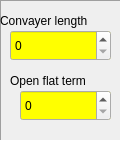
   <widget class="QFrame" name="frame_5">
    <property name="geometry">
     <rect>
      <x>340</x>
      <y>30</y>
      <width>121</width>
      <height>141</height>
     </rect>
    </property>
    <property name="frameShape">
     <enum>QFrame::Panel</enum>
    </property>
    <property name="frameShadow">
     <enum>QFrame::Sunken</enum>
    </property>
    <widget class="QLabel" name="label_21">
     <property name="geometry">
      <rect>
       <x>0</x>
       <y>10</y>
       <width>131</width>
       <height>21</height>
      </rect>
     </property>
     <property name="text">
      <string>Convayer length</string>
     </property>
    </widget>
    <widget class="QSpinBox" name="spinBoxConveyerLength">
     <property name="geometry">
      <rect>
       <x>10</x>
       <y>30</y>
       <width>101</width>
       <height>31</height>
      </rect>
     </property>
     <property name="palette">
      <palette>
       <active>
        <colorrole role="Base">
         <brush brushstyle="SolidPattern">
          <color alpha="255">
           <red>255</red>
           <green>255</green>
           <blue>0</blue>
          </color>
         </brush>
        </colorrole>
       </active>
       <inactive>
        <colorrole role="Base">
         <brush brushstyle="SolidPattern">
          <color alpha="255">
           <red>255</red>
           <green>255</green>
           <blue>0</blue>
          </color>
         </brush>
        </colorrole>
       </inactive>
       <disabled>
        <colorrole role="Base">
         <brush brushstyle="SolidPattern">
          <color alpha="255">
           <red>240</red>
           <green>240</green>
           <blue>240</blue>
          </color>
         </brush>
        </colorrole>
       </disabled>
      </palette>
     </property>
     <property name="autoFillBackground">
      <bool>true</bool>
     </property>
     <property name="maximum">
      <number>65535</number>
     </property>
    </widget>
    <widget class="QLabel" name="label_22">
     <property name="geometry">
      <rect>
       <x>10</x>
       <y>70</y>
       <width>121</width>
       <height>21</height>
      </rect>
     </property>
     <property name="text">
      <string>Open flat term</string>
     </property>
    </widget>
    <widget class="QSpinBox" name="spinBoxGateOpenTerm">
     <property name="geometry">
      <rect>
       <x>20</x>
       <y>90</y>
       <width>91</width>
       <height>31</height>
      </rect>
     </property>
     <property name="palette">
      <palette>
       <active>
        <colorrole role="Base">
         <brush brushstyle="SolidPattern">
          <color alpha="255">
           <red>255</red>
           <green>255</green>
           <blue>0</blue>
          </color>
         </brush>
        </colorrole>
       </active>
       <inactive>
        <colorrole role="Base">
         <brush brushstyle="SolidPattern">
          <color alpha="255">
           <red>255</red>
           <green>255</green>
           <blue>0</blue>
          </color>
         </brush>
        </colorrole>
       </inactive>
       <disabled>
        <colorrole role="Base">
         <brush brushstyle="SolidPattern">
          <color alpha="255">
           <red>240</red>
           <green>240</green>
           <blue>240</blue>
          </color>
         </brush>
        </colorrole>
       </disabled>
      </palette>
     </property>
     <property name="autoFillBackground">
      <bool>true</bool>
     </property>
     <property name="maximum">
      <number>1023</number>
     </property>
    </widget>
   </widget>
